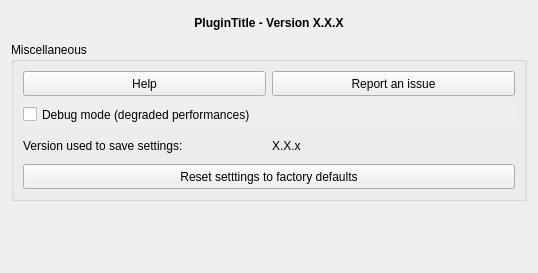
<?xml version="1.0" encoding="UTF-8"?>
<ui version="4.0">
    <class>wdg_qgis_hub_plugin_settings</class>
    <widget class="QWidget" name="wdg_qgis_hub_plugin_settings">
        <property name="geometry">
            <rect>
                <x>0</x>
                <y>0</y>
                <width>538</width>
                <height>273</height>
            </rect>
        </property>
        <property name="windowTitle">
            <string>QGIS Hub Plugin - Settings</string>
        </property>
        <property name="locale">
            <locale language="English" country="UnitedStates"/>
        </property>
        <layout class="QVBoxLayout" name="verticalLayout">
            <item>
                <widget class="QLabel" name="lbl_title">
                    <property name="minimumSize">
                        <size>
                            <width>0</width>
                            <height>25</height>
                        </size>
                    </property>
                    <property name="maximumSize">
                        <size>
                            <width>16777215</width>
                            <height>30</height>
                        </size>
                    </property>
                    <property name="font">
                        <font>
                            <weight>75</weight>
                            <bold>true</bold>
                        </font>
                    </property>
                    <property name="locale">
                        <locale language="English" country="UnitedStates"/>
                    </property>
                    <property name="text">
                        <string>&lt;html&gt;&lt;head/&gt;&lt;body&gt;&lt;p align=&quot;center&quot;&gt;&lt;span style=&quot; font-weight:600;&quot;&gt;PluginTitle - Version X.X.X&lt;/span&gt;&lt;/p&gt;&lt;/body&gt;&lt;/html&gt;</string>
                    </property>
                    <property name="scaledContents">
                        <bool>true</bool>
                    </property>
                    <property name="alignment">
                        <set>Qt::AlignCenter</set>
                    </property>
                    <property name="wordWrap">
                        <bool>true</bool>
                    </property>
                    <property name="openExternalLinks">
                        <bool>false</bool>
                    </property>
                    <property name="textInteractionFlags">
                        <set>Qt::TextSelectableByMouse</set>
                    </property>
                </widget>
            </item>
            <item>
                <widget class="QGroupBox" name="grp_misc">
                    <property name="minimumSize">
                        <size>
                            <width>0</width>
                            <height>100</height>
                        </size>
                    </property>
                    <property name="locale">
                        <locale language="English" country="UnitedStates"/>
                    </property>
                    <property name="title">
                        <string>Miscellaneous</string>
                    </property>
                    <property name="flat">
                        <bool>false</bool>
                    </property>
                    <layout class="QGridLayout" name="gridLayout">
                        <item row="2" column="1">
                            <widget class="QLabel" name="lbl_version_saved_value">
                                <property name="minimumSize">
                                    <size>
                                        <width>0</width>
                                        <height>25</height>
                                    </size>
                                </property>
                                <property name="maximumSize">
                                    <size>
                                        <width>16777215</width>
                                        <height>30</height>
                                    </size>
                                </property>
                                <property name="locale">
                                    <locale language="English" country="UnitedStates"/>
                                </property>
                                <property name="text">
                                    <string notr="true">X.X.x</string>
                                </property>
                                <property name="textInteractionFlags">
                                    <set>Qt::NoTextInteraction</set>
                                </property>
                            </widget>
                        </item>
                        <item row="0" column="1">
                            <widget class="QPushButton" name="btn_report">
                                <property name="minimumSize">
                                    <size>
                                        <width>200</width>
                                        <height>25</height>
                                    </size>
                                </property>
                                <property name="maximumSize">
                                    <size>
                                        <width>500</width>
                                        <height>30</height>
                                    </size>
                                </property>
                                <property name="locale">
                                    <locale language="English" country="UnitedStates"/>
                                </property>
                                <property name="text">
                                    <string>Report an issue</string>
                                </property>
                            </widget>
                        </item>
                        <item row="2" column="0">
                            <widget class="QLabel" name="lbl_version_saved">
                                <property name="minimumSize">
                                    <size>
                                        <width>0</width>
                                        <height>25</height>
                                    </size>
                                </property>
                                <property name="maximumSize">
                                    <size>
                                        <width>16777215</width>
                                        <height>30</height>
                                    </size>
                                </property>
                                <property name="locale">
                                    <locale language="English" country="UnitedStates"/>
                                </property>
                                <property name="text">
                                    <string>Version used to save settings:</string>
                                </property>
                            </widget>
                        </item>
                        <item row="0" column="0">
                            <widget class="QPushButton" name="btn_help">
                                <property name="minimumSize">
                                    <size>
                                        <width>200</width>
                                        <height>25</height>
                                    </size>
                                </property>
                                <property name="maximumSize">
                                    <size>
                                        <width>500</width>
                                        <height>30</height>
                                    </size>
                                </property>
                                <property name="locale">
                                    <locale language="English" country="UnitedStates"/>
                                </property>
                                <property name="text">
                                    <string>Help</string>
                                </property>
                            </widget>
                        </item>
                        <item row="3" column="0" colspan="2">
                            <widget class="QPushButton" name="btn_reset">
                                <property name="minimumSize">
                                    <size>
                                        <width>200</width>
                                        <height>25</height>
                                    </size>
                                </property>
                                <property name="maximumSize">
                                    <size>
                                        <width>16777215</width>
                                        <height>30</height>
                                    </size>
                                </property>
                                <property name="autoFillBackground">
                                    <bool>true</bool>
                                </property>
                                <property name="text">
                                    <string>Reset setttings to factory defaults</string>
                                </property>
                            </widget>
                        </item>
                        <item row="1" column="0" colspan="2">
                            <widget class="QCheckBox" name="opt_debug">
                                <property name="minimumSize">
                                    <size>
                                        <width>0</width>
                                        <height>25</height>
                                    </size>
                                </property>
                                <property name="maximumSize">
                                    <size>
                                        <width>16777215</width>
                                        <height>30</height>
                                    </size>
                                </property>
                                <property name="toolTip">
                                    <string>Enable debug mode.</string>
                                </property>
                                <property name="autoFillBackground">
                                    <bool>true</bool>
                                </property>
                                <property name="locale">
                                    <locale language="English" country="UnitedStates"/>
                                </property>
                                <property name="text">
                                    <string>Debug mode (degraded performances)</string>
                                </property>
                                <property name="tristate">
                                    <bool>false</bool>
                                </property>
                            </widget>
                        </item>
                    </layout>
                </widget>
            </item>
            <item>
                <spacer name="verticalSpacer">
                    <property name="orientation">
                        <enum>Qt::Vertical</enum>
                    </property>
                    <property name="sizeHint" stdset="0">
                        <size>
                            <width>20</width>
                            <height>56</height>
                        </size>
                    </property>
                </spacer>
            </item>
        </layout>
    </widget>
    <resources/>
    <connections/>
</ui>
